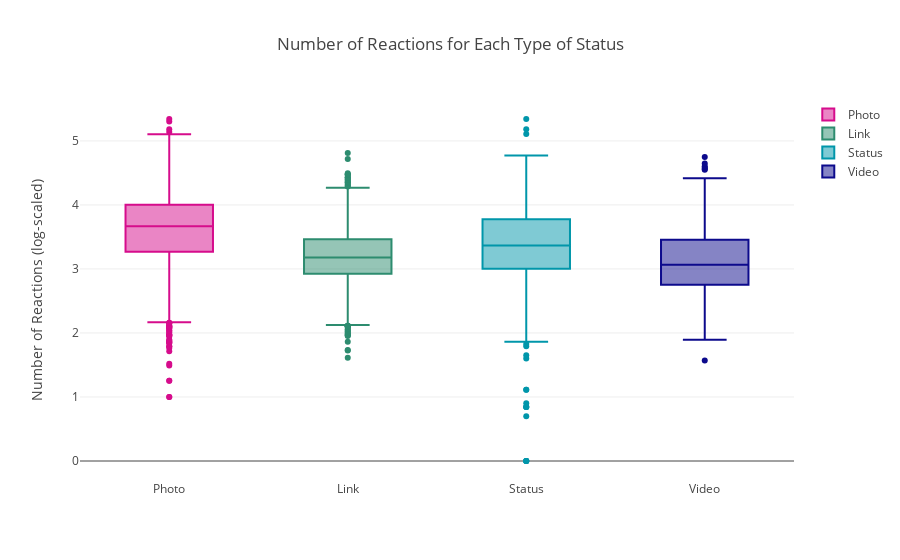

Write notebook code for a chart like this one.
### Code cell
trace0 = go.Box(
    y=np.log10(df['num_reactions'][df.status_type=='photo']),
    name = 'Photo',
    marker = dict(
        color = 'rgb(214, 12, 140)',
    )

)
trace1 = go.Box(
    y=np.log10(df['num_reactions'][df.status_type=='link']),
    name = 'Link',
    marker = dict(
        color = 'rgb(45, 140, 111)',
    )
)
trace2 = go.Box(
    y=np.log10(df['num_reactions'][df.status_type=='status']),
    name = 'Status',
    marker = dict(
        color = 'rgb(0, 150, 170)',
    )
)
trace3 = go.Box(
    y=np.log10(df['num_reactions'][df.status_type=='video']),
    name = 'Video',
    marker = dict(
        color = 'rgb(12, 10, 140)',
    )
)
layout = go.Layout(
    title = "Number of Reactions for Each Type of Status",
    yaxis= {'title': 'Number of Reactions (log-scaled)'}
)
data = [trace0, trace1, trace2, trace3]
iplot({'data': data, 'layout': layout})

### Figure 1 — Plotly figure (JSON) as saved in the notebook; plotly's stock layout.template omitted (floating-point values rounded to 4 significant figures; data arrays with more than 128 entries replaced by an {"elided": "..."} marker saying what was removed)
{"data": [{"marker": {"color": "rgb(214, 12, 140)"}, "name": "Photo", "type": "box", "uid": "5a341f0e-f4f9-4019-a182-ff9be88d4470", "y": {"elided": "1225 float values"}}, {"marker": {"color": "rgb(45, 140, 111)"}, "name": "Link", "type": "box", "uid": "f060f166-dc19-409d-9b2d-50aeee8f67c1", "y": {"elided": "2591 float values"}}, {"marker": {"color": "rgb(0, 150, 170)"}, "name": "Status", "type": "box", "uid": "2967145e-17cf-4999-9821-83694155d6e0", "y": {"elided": "672 float values"}}, {"marker": {"color": "rgb(12, 10, 140)"}, "name": "Video", "type": "box", "uid": "d4404924-3e48-4242-aab1-9bd2bb60f751", "y": {"elided": "656 float values"}}], "layout": {"title": {"text": "Number of Reactions for Each Type of Status"}, "yaxis": {"title": {"text": "Number of Reactions (log-scaled)"}}}}
